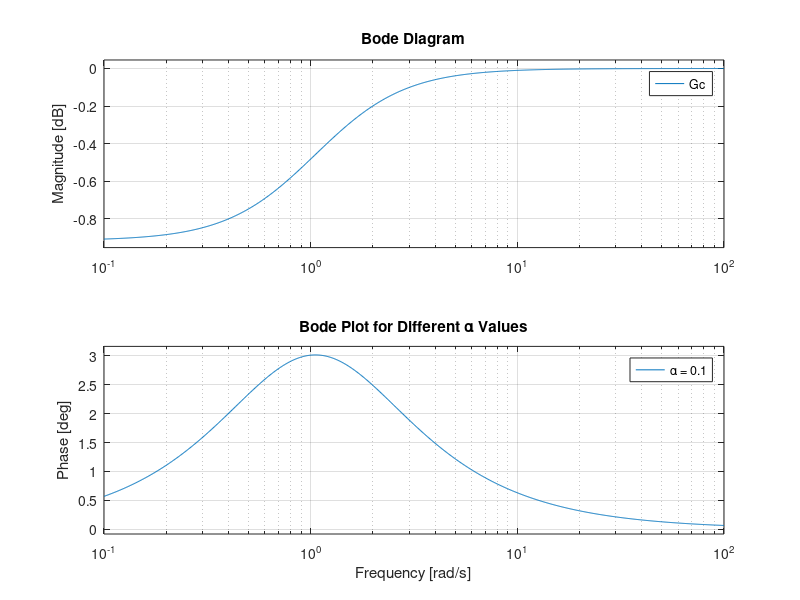

MATLAB code for this plot:
alpha_values = [0.1, 0.2, 0.9];
T = 1;
Kc = 1;

figure;
hold on;
for alpha = alpha_values
    Gc = Kc * tf([1, 1/T], [1, 1/(alpha*T)]);
    bode(Gc);
end
legend('\alpha = 0.1', '\alpha = 0.2', '\alpha = 0.9');
title('Bode Plot for Different \alpha Values');
grid on;
hold off;
